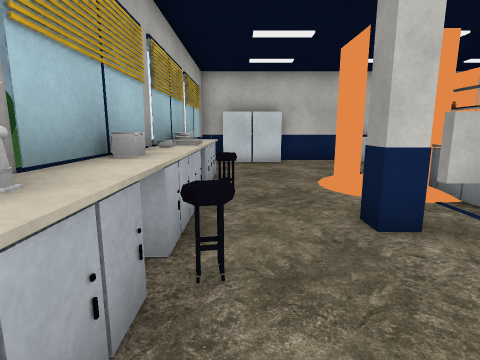
view 1 (above)

16 first-person views from a walk through a 3-D level made in the Unity game engine. The camera is 1.2 m above the floor, tilts 10° down and sees 80° across. The floor is counted in squares, 1 m on a side. Each view is taken from the middle of a square. On the plan, view 1 faces up. The plan holds only what a view shows up to about 13 squares ahead; the rest is blank. The place goes on beyond the plan. The player is left out. Door leaves are left out, so doorways stand open. Some surface patterns are stand-ins.

view 2
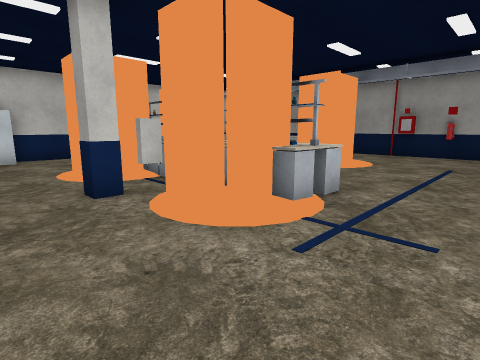

view 3
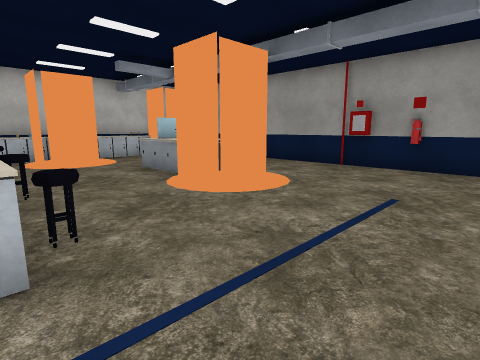

view 4
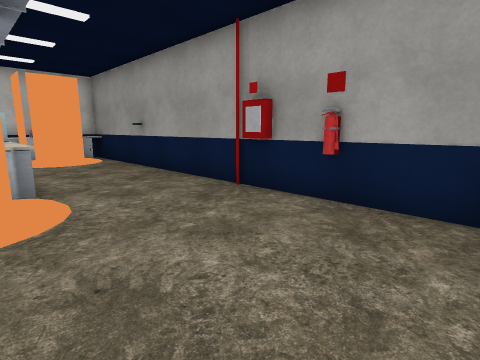

view 5
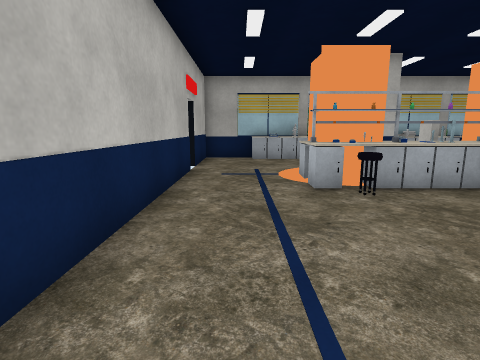

view 6
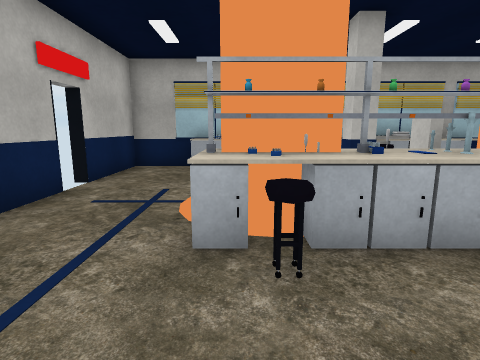

view 7
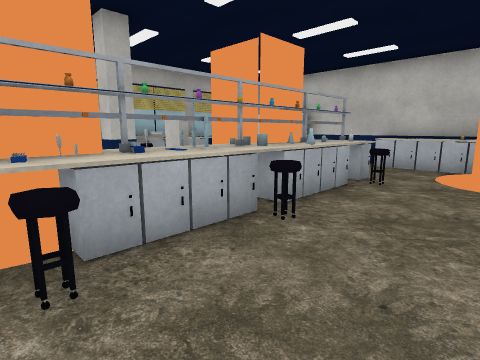

view 8
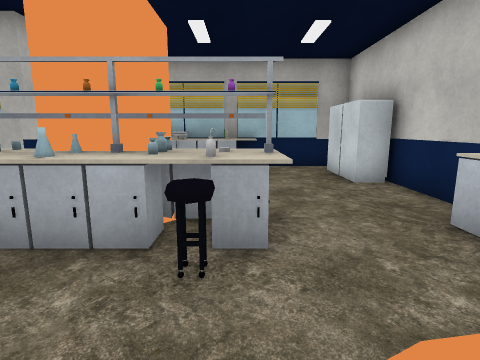

view 9
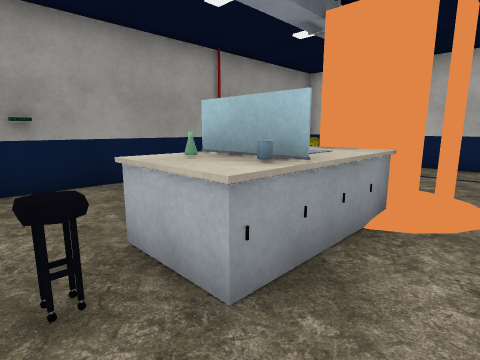

view 10
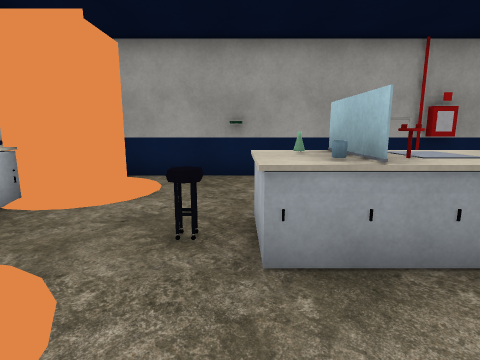

view 11
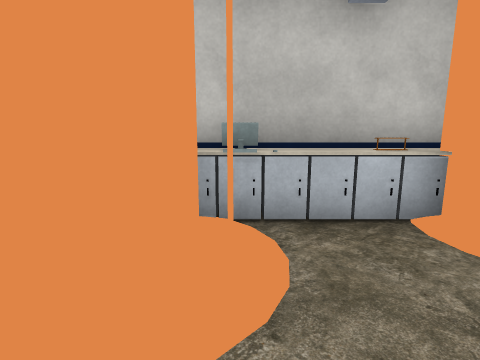

view 12
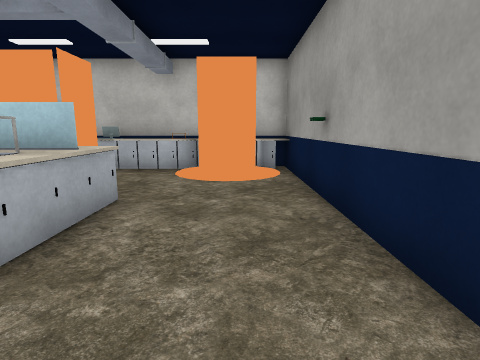

view 13
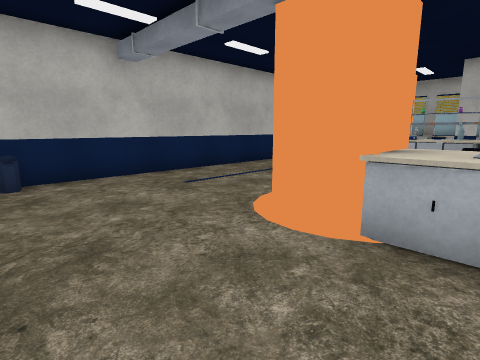

view 14
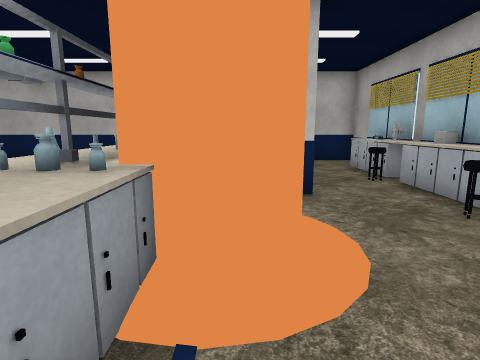

view 15
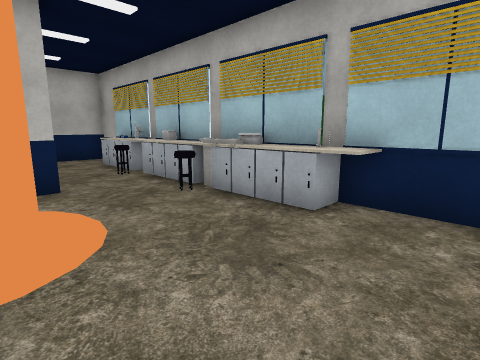

view 16
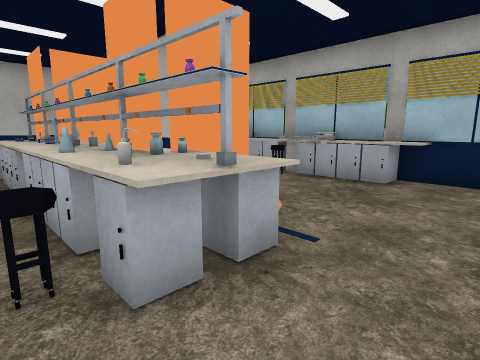

### Floor plan
Key: @ floor where view 1 was taken; # wall or solid block; x gap in a wall; . floor; D open door; = window, fence, low wall or low ledge; ^ raised ledge; O other object.
Columns run from 2 left of view 1 to 15 right of it. Each row starts with its distance up from view 1.
 12 ##################
 11 #.OO...^^O^#^^^ ^#
 10 #........O #..O#.#
  9 #........O #.....#
  8 #^....OO=...=....#
  7 #^...#OO....OO...#
  6 #O...#OO...OOO...#
  5 #O=...OO...OOO...#
  4 #^..OxOO=..OOO...#
  3 #^..O.OO...O.....#
  2 #^=..#OO........O#
  1 #^...# O=........#
  0 #^@.............O#
 -1 #................#
 -2 #..............=##
 -3 ####D############

Where each view was taken, in squares from view 1:
view 1: 0 up, 0 right, facing up
view 2: 2 down, 0 right, facing up-right
view 3: 2 down, 5 right, facing up-right
view 4: 2 down, 10 right, facing up-right
view 5: 1 down, 11 right, facing left
view 6: 1 up, 8 right, facing left
view 7: 1 up, 8 right, facing up-left
view 8: 8 up, 8 right, facing left
view 9: 8 up, 8 right, facing down-right
view 10: 7 up, 7 right, facing right
view 11: 7 up, 9 right, facing up
view 12: 2 up, 13 right, facing up
view 13: 5 up, 14 right, facing down-left
view 14: 9 up, 3 right, facing down
view 15: 10 up, 3 right, facing down-left
view 16: 10 up, 6 right, facing down-left
